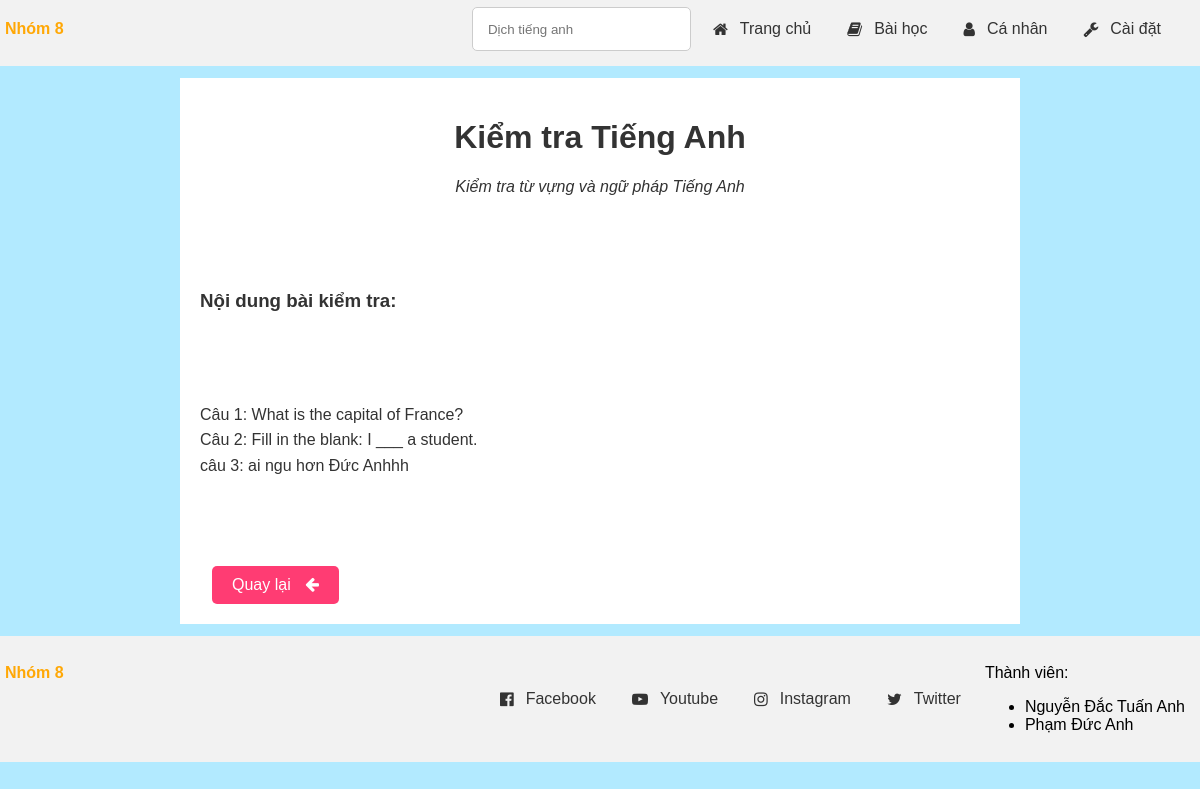
/test_detail.php?id=2 (signed in), run on the app's committed database.
### tables this page shows
CREATE TABLE `test` (
  `TestID` int(11) NOT NULL,
  `test_name` varchar(255) NOT NULL,
  `description` text DEFAULT NULL,
  `content` text NOT NULL
);

### test_detail.php (the view, shortened to what this page needs)
<?php
$servername = "localhost";
$username = "root";
$password = "";
$dbname = "bai_tap_lon";
$conn = mysqli_connect($servername, $username, $password, $dbname);
$TestID = isset($_GET['id']) ? intval($_GET['id']) : 0;
$sql = "SELECT test_name, description, content FROM test WHERE TestID = ?";
$stmt = mysqli_prepare($conn, $sql);
mysqli_stmt_bind_param($stmt, "i", $TestID);
mysqli_stmt_execute($stmt);
$result = mysqli_stmt_get_result($stmt);
if (mysqli_num_rows($result) > 0) {
    $row = mysqli_fetch_assoc($result);
    $test_name = $row['test_name'];
    $description = $row['description'];
    $content = $row['content'];
} else {
    $test_name = "Không tìm thấy bài kiểm tra";
    $description = "";
    $content = "Bài kiểm tra không tồn tại hoặc đã bị xóa.";
}
?>
<!DOCTYPE html>
<html lang="vi">
<head>
    <link rel="stylesheet" href="https://cdnjs.cloudflare.com/ajax/libs/font-awesome/4.7.0/css/font-awesome.min.css">
    <link rel="stylesheet" type="text/css" href="trang_chu.css" />
</head>
<body>
    <nav>
        <p style="font-weight: bold; color:rgba(255, 166, 0, 0.977);">Nhóm 8</p>
        <div class="container_nav">
            <input class="input_search" type="text" placeholder="Dịch tiếng anh">
            <div class="div_nav">
                <i class="fa fa-home" aria-hidden="true"></i>
                <a href="trang_chu.php">Trang chủ</a>
            </div>
            <div class="div_nav">
                <i class="fa fa-book" aria-hidden="true"></i>
                <a href="bai_hoc.php">Bài học</a>
            </div>
            <div class="div_nav">
                <i class="fa fa-user" aria-hidden="true"></i>
                <a href="ca_nhan.php">Cá nhân</a>
            </div>
            <div class="div_nav dropdown">
                <i class="fa fa-wrench" aria-hidden="true"></i>
                <a href="#" class="dropdown-toggle">Cài đặt</a>
            </div>
        </div>
    </nav>
    <div class="container">
        <h1><?php echo ($test_name); ?></h1>
            <p class="description"><?php echo ($description); ?></p>
        <div class="content">
            <h3>Nội dung bài kiểm tra:</h3>
            <p><?php echo ($content); ?></p>
        </div>
        <a href="trang_chu.php" class="btn-back">Quay lại <i style="padding-left: 10px;" class="fa fa-arrow-left" aria-hidden="true"></i></a>
    </div>
    <nav>
        <p style="font-weight: bold; color:rgba(255, 166, 0, 0.977);">Nhóm 8</p>
        <div class="container_nav">
            <div class="div_nav">
                <i class="fa fa-facebook-official" aria-hidden="true"></i>
                <a href="">Facebook</a>
            </div>
            <div class="div_nav">
                <i class="fa fa-youtube-play" aria-hidden="true"></i>
                <a href="">Youtube</a>
            </div>
            <div class="div_nav">
                <i class="fa fa-instagram" aria-hidden="true"></i>
                <a href="">Instagram</a>
            </div>
            <div class="div_nav">
                <i class="fa fa-twitter" aria-hidden="true"></i>
                <a href="">Twitter</a>
            </div>
            <div>
                <p>Thành viên:</p>
                <ul>
                    <li>Nguyễn Đắc Tuấn Anh</li>
                    <li>Phạm Đức Anh</li>
                </ul>
            </div>
        </div>
    </nav>
</body>
</html>

### trang_chu.css (style rules this page uses)
body { font-family: Arial, sans-serif; background-color: #b2eaff; transition: background-color 0.3s ease, color 0.3s ease; }
nav { background-color: #f2f2f2; padding: 12px; display: flex; justify-content: space-between; width: 100%; margin-left: -7px; margin-top: -8px; margin-bottom: -8px; }
nav a { margin: 0 12px; text-decoration: none; color: #333; }
a { margin: 0 12px; text-decoration: none; color: #333; }
.div_nav { margin: 0 12px; text-decoration: none; color: #333; display: flex; align-items: center; position: relative; }
.container_nav { display: flex; align-items: center; padding-right: 20px; }
.input_search { border: 1px solid #ccc; border-radius: 5px; padding-left: 15px; margin-right: 10px; width: 200px; height: 80%; }
.dropdown { position: relative; }

### test_detail.php (style rules this page uses)
body { font-family: Arial, sans-serif; margin: 0; padding: 0; background-color: #b2eaff; }
.container { max-width: 800px; margin: 20px auto; padding: 20px; background-color: #fff; }
h1 { color: #333333; text-align: center; }
.description { color: #333333; font-style: italic; text-align: center; margin-bottom: 20px; }
.content { white-space: pre-wrap; color: #333333; line-height: 1.6; }
.btn-back { display: inline-block; margin-top: 20px; padding: 10px 20px; background-color: #ff0048c3; color: #fff; text-decoration: none; border-radius: 5px; }

### data on the page
test: test_name "Kiểm tra Tiếng Anh", description "Kiểm tra từ vựng và ngữ pháp Tiếng Anh", content "Câu 1: What is the capital of France? Câu 2: Fill in the blank: I ___ a student. câu 3: ai ngu hơn Đức Anhhh"
